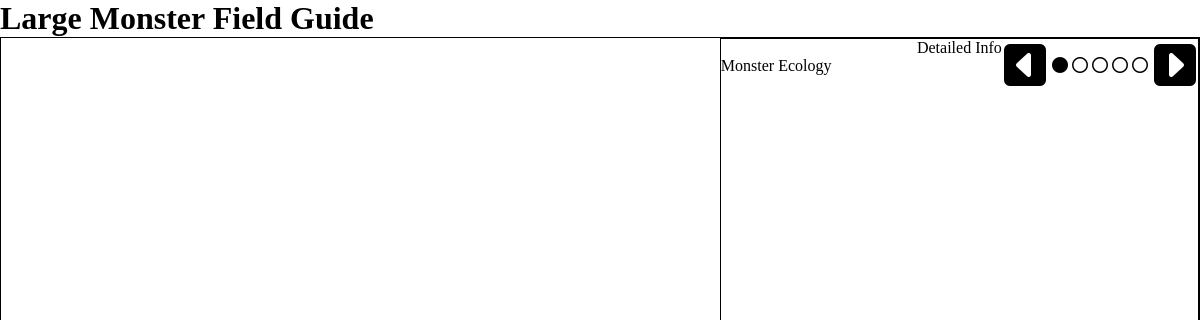
Page /monsters on the earlier database version.
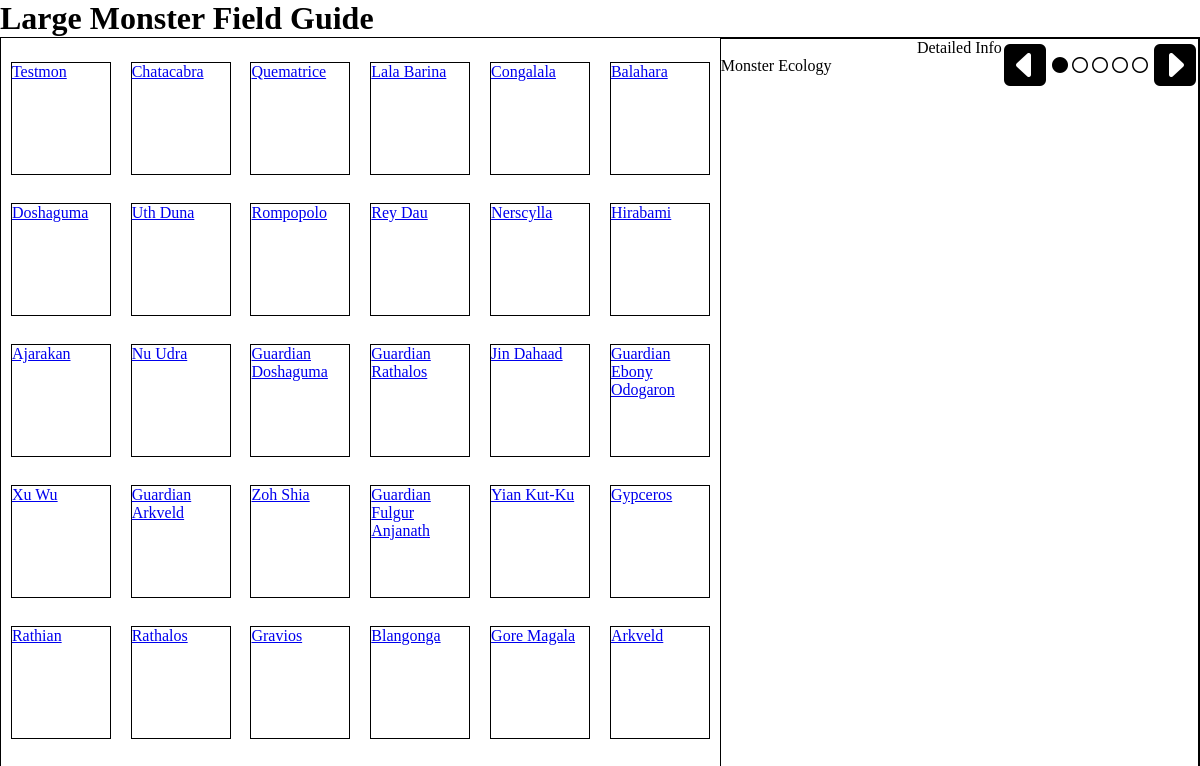
Same page on the later database version.
### tables this page shows
CREATE TABLE "large_monsters" (
  "id" INTEGER NOT NULL PRIMARY KEY AUTOINCREMENT,
  "name" varchar UNIQUE,
  "type" varchar,
  "characteristics" varchar,
  "helpfulHints" varchar
);

### app.py (the view)
@app.route('/monsters', methods=['GET'])
def getAllMonsters():
    con = sqlite3.connect(dbsrc)
    cur = con.cursor()
    res = cur.execute("SELECT id, name FROM large_monsters ORDER BY id;")
    data = [{'name': entry[1], 'id': entry[0]} for entry in res.fetchall()]
    cur.close()
    return render_template(
        'large_monsters.html',
        data = data
    )

### templates/large_monsters.html (shortened to what this page needs)
<!DOCTYPE html>
<html lang="en">
<head>
    <link rel="stylesheet" href="/static/style.css">
</head>
<body class="f c">
    <h1>Large Monster Field Guide</h1>
    <div id="guide-ctn" class="f">
        <div id="guide-list">
            {% for monster in data %}
            <div class="monster-listing" data-monsterId={{monster.id}}>
                <a href="monsters/{{ monster.id }}">{{monster.name}}</a>
            </div>
            {% endfor %}
        </div>
        <div id="guide-details">
            <div class="f center">Detailed Info</div>
            <div class="f s-b">
                <div id="book-title">Monster Ecology</div>
                <div id="pg-btn-ctn">
                    <i class="fa-solid fa-square-caret-left pg-btn" data-page="Prev"></i>
                    <i class="fa-solid fa-circle pg-btn" data-page="1"></i>
                    <i class="fa-regular fa-circle pg-btn" data-page="2"></i>
                    <i class="fa-regular fa-circle pg-btn" data-page="3"></i>
                    <i class="fa-regular fa-circle pg-btn" data-page="4"></i>
                    <i class="fa-regular fa-circle pg-btn" data-page="5"></i>
                    <i class="fa-solid fa-square-caret-right pg-btn" data-page="Next"></i>
                </div>
            </div>
        </div>
    </div>
</body>
</html>

### static/style.css (style rules this page uses)
* { box-sizing: border-box; }
html, body { padding: 0; margin: 0; width: 100%; height: 100%; }
body { max-height: 99%; }
h1 { flex-grow: 0; padding: 0; margin: 0; }
#guide-ctn { width: 100%; height: 100%; flex-grow: 1; border: 1px solid black; }
#guide-list { width: 60%; display: grid; grid-template-columns: repeat(6, 1fr); grid-template-rows: repeat(5, 1fr); justify-items: center; align-content: center; padding-top: 2%; padding-bottom: 2%; }
#guide-details { width: 40%; max-height:100%; border: 1px solid black; }
#pg-btn-ctn { -webkit-touch-callout: none; -webkit-user-select: none; -khtml-user-select: none; -moz-user-select: none; -ms-user-select: none; user-select: none; }
.monster-listing { width: 80%; height: 80%; min-width: 100px; min-height: 100px; cursor: pointer; border: 1px solid black; }
.f { display: flex; }
.c { flex-direction: column; }
.center { justify-content: center; align-items: center; }
.s-b { justify-content: space-between; }
.fa-square-caret-right, .fa-square-caret-left { scale: 3; margin: 0 1rem; }
.pg-btn { cursor: pointer; }

Differences in the rows shown:
added large_monsters: name "Testmon"
added large_monsters: name "Chatacabra"
added large_monsters: name "Quematrice"
added large_monsters: name "Lala Barina"
added large_monsters: name "Congalala"
added large_monsters: name "Balahara"
added large_monsters: name "Doshaguma"
added large_monsters: name "Uth Duna"
added large_monsters: name "Rompopolo"
added large_monsters: name "Rey Dau"
added large_monsters: name "Nerscylla"
added large_monsters: name "Hirabami"
added large_monsters: name "Ajarakan"
added large_monsters: name "Nu Udra"
added large_monsters: name "Guardian Doshaguma"
added large_monsters: name "Guardian Rathalos"
added large_monsters: name "Jin Dahaad"
added large_monsters: name "Guardian Ebony Odogaron"
added large_monsters: name "Xu Wu"
added large_monsters: name "Guardian Arkveld"
added large_monsters: name "Zoh Shia"
added large_monsters: name "Guardian Fulgur Anjanath"
added large_monsters: name "Yian Kut-Ku"
added large_monsters: name "Gypceros"
added large_monsters: name "Rathian"
added large_monsters: name "Rathalos"
added large_monsters: name "Gravios"
added large_monsters: name "Blangonga"
added large_monsters: name "Gore Magala"
added large_monsters: name "Arkveld"
